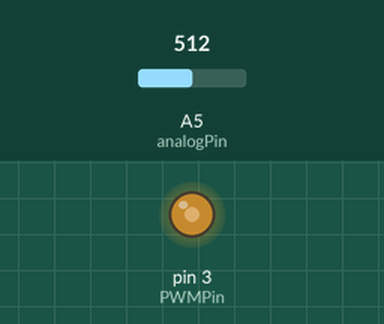
This sketch was run on a simulated Arduino Uno, built with avr-gcc and run on an emulated ATmega328P. Shown: output pins drawn as LEDs (lit = HIGH). The test bench sets the inputs (shaded band); at power-on: A5 (analogPin) = 512.

Above: at 1.2 s.
1.3 s: A5 (analogPin) set to 716
At 2.1 s:
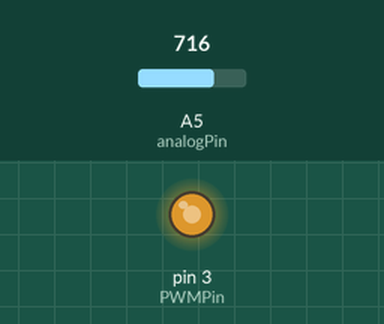
2.8 s: A5 (analogPin) set to 900
At 3.2 s:
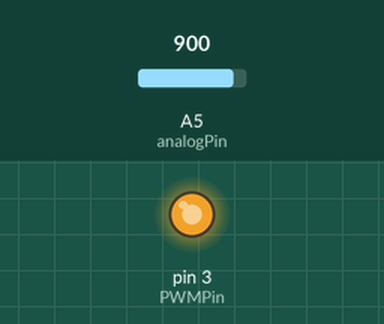
4.3 s: A5 (analogPin) set to 122
At 5.5 s:
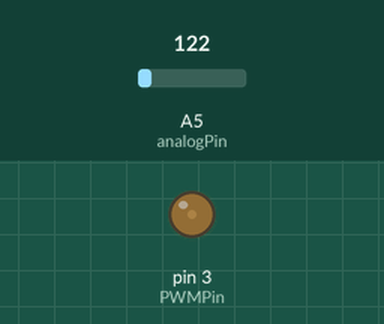
5.8 s: A5 (analogPin) set to 0
At 6.7 s:
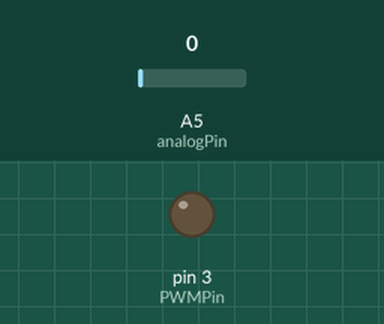
Timing chart, 0 to 8.3 s (numbered marks = the images above; inputs shaded):
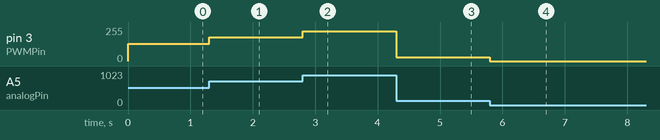

The sketch:

AnalogWrite.ino
```cpp
int PWMPin =3;
int analogPin = A5;
int val= 0;
void setup() {
  pinMode(PWMPin,OUTPUT);

}

void loop() {
  val=analogRead(analogPin);
  analogWrite(PWMPin,val/4);

}
```

Measured:
- after the input at 1.3 s, pin 3 (PWMPin): 128/255 → 179/255 at once
- after the input at 2.8 s, pin 3 (PWMPin): 179/255 → 225/255 at once
- after the input at 4.3 s, pin 3 (PWMPin): 225/255 → 30/255 at once
- after the input at 5.8 s, pin 3 (PWMPin): 30/255 → 0/255 at once
